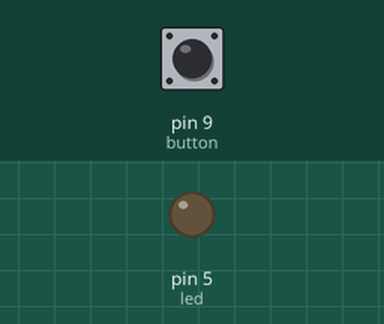
The sketch below on a simulated Arduino Uno, built with avr-gcc and run on an emulated ATmega328P. On the bench: output pins drawn as LEDs (lit = HIGH). The inputs (shaded band) are chosen by the test bench; at power-on: pin 9 (button) LOW.

Above: at 1.2 s.
1.3 s: pin 9 (button) pulled HIGH for 0.15 s
At 1.37 s:
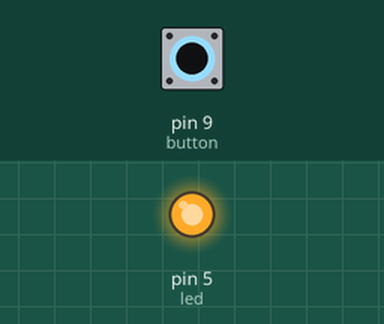
2.9 s: pin 9 (button) pulled HIGH for 3.2 s
At 6.5 s:
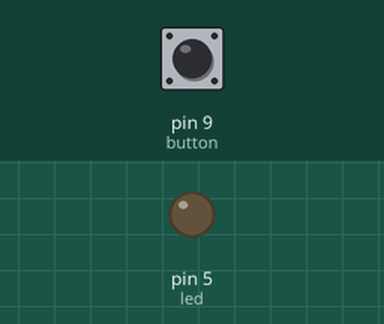
Timing chart, 0 to 8.0 s (numbered marks = the images above; inputs shaded):
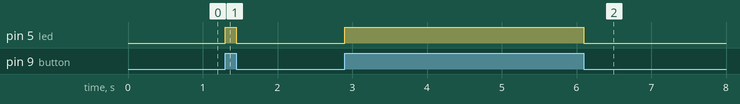

Measured:
- after the input at 1.3 s, pin 5 (led): LOW → HIGH at once, → LOW 0.15 s later
- after the input at 2.9 s, pin 5 (led): LOW → HIGH at once, → LOW 3.2 s later

The sketch:

led-button.ino
```cpp
int button = 9;
int led = 5;
void setup() {
  pinMode(button, INPUT);//khai báo chân button có thể đọc dữ liệu
  pinMode(led,OUTPUT);//khai báo chân led là ngõ ra
}

void loop() {
  int buttonStatus = digitalRead(button);//đọc trạng thái button
  if (buttonStatus == HIGH) {//nếu mà button được nhấn
    digitalWrite(led,HIGH); //bật led
  } else {//ngược lại
    digitalWrite(led,LOW);//tắt led
  }
}
```
